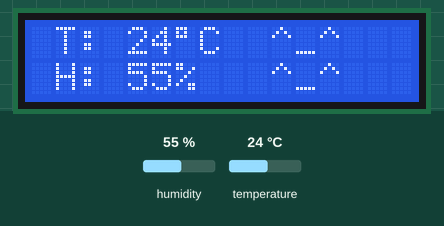
Simulated run of this sketch. Board: Arduino Uno, built with avr-gcc and run on an emulated ATmega328P. Shown: 16×2 character LCD. The inputs (shaded band) are chosen by the test bench; at power-on: temperature 24 °C, humidity 55 %. What the sketch prints to the serial monitor is not drawn.

Above: at 1.2 s.
1.3 s: temperature set to 21 °C
At 10.7 s:
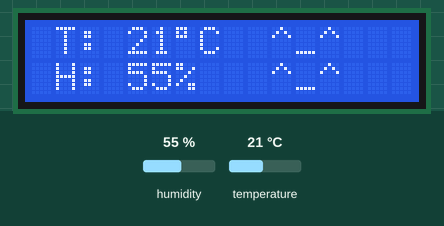
11.6 s: temperature set to 18 °C
At 20.6 s:
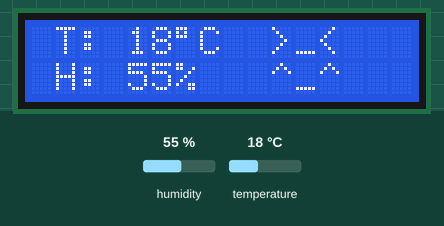
21.6 s: humidity set to 51 %
At 30.5 s:
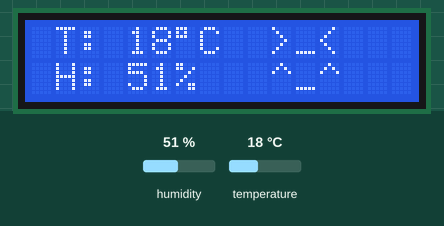
31.6 s: humidity set to 48 %
At 41.4 s:
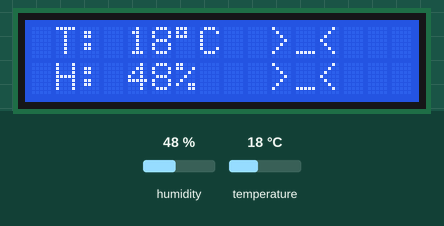
41.7 s: temperature set to 2 °C
At 51.4 s:
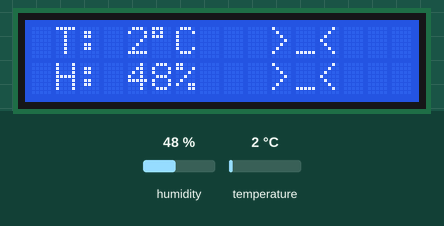
51.7 s: temperature set to 0 °C
At 61.3 s:
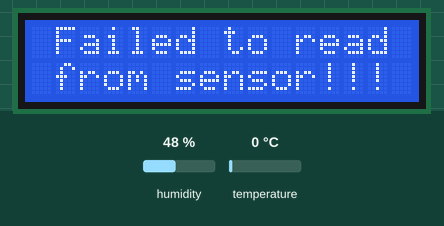
Timing chart, 0 to 62.7 s (numbered marks = the images above; inputs shaded):
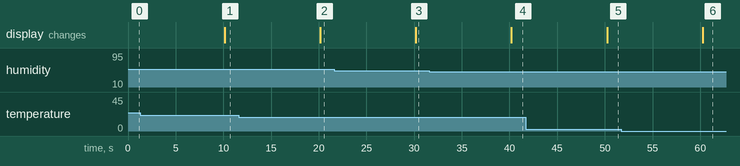

Measured:
- the behaviour switches between 20 and 19 °C on temperature (found by bisection; images 1 and 2)
- the behaviour switches between 50 and 49 % on humidity (found by bisection; images 3 and 4)
- the behaviour switches between 1 and 0 °C on temperature (found by bisection; images 5 and 6)
- after the input at 1.3 s, the display: changes after 8.8 s (image 1)
- after the input at 11.6 s, the display: changes after 8.6 s (image 2)
- after the input at 21.6 s, the display: changes after 8.6 s (image 3)
- after the input at 31.6 s, the display: changes after 8.6 s (image 4)
- after the input at 41.7 s, the display: changes after 8.5 s (image 5)
- after the input at 51.7 s, the display: changes after 8.6 s (image 6)

The sketch:

dht11_lcd_wf8266r.ino
```cpp
#include "DHT.h"
#include <LiquidCrystal.h>

/* lcd */
LiquidCrystal lcd(12, 11, 5, 4, 3, 2);

/* dht11 */
#define DHTPIN 7
#define DHTTYPE DHT11
#define DATA_LEN 10 /* keep the last 10 data of DHT11 */
DHT dht(DHTPIN, DHTTYPE);

struct {
	int index;
	float t[DATA_LEN];
	float h[DATA_LEN];
} data;

int timer_sec = 0;
float last_t = -1, last_h = -1;
String apiKey = "HOVD8QWP3JG1E0R6";

void dht11_fail()
{
	/* First Line */
	lcd.setCursor(0, 0);
	lcd.print(" Failed to read  ");

	/* Second Line */
	lcd.setCursor(0, 1);
	lcd.print(" from sensor!!!  ");

	/* Console */
	Serial.println("Failed to read from DHT");
}

void print_to_lcd(float t, float h)
{
	lcd.clear();

	/* First Line */
	lcd.setCursor(0, 0);
	lcd.print(" T: ");
	lcd.print(t, 0);
	lcd.print((char)223);
	lcd.print("C");

	lcd.setCursor(10, 0);
	if(t >= 30 || t < 20)
		lcd.print(">_<");
	else
		lcd.print("^_^");

	/* Second Line */
	lcd.setCursor(0, 1);
	lcd.print(" H: ");
	lcd.print(h, 0);
	lcd.print("%");
	lcd.setCursor(10, 1);

	if (h >= 85 || h < 50)
		lcd.print(">_<");
	else
		lcd.print("^_^");
}

void setup()
{
	int i;

	/* initial serial, lcd, and dht11 */
	Serial.begin(9600);
	lcd.begin(16, 2);
	lcd.noBlink();
	dht.begin();

	/* initial empty data */
	data.index = 0;
	for (i = 0; i < DATA_LEN; i++) {
		data.t[i] = 0;
		data.h[i] = 0;
	}
}

void loop()
{
	float t, h, total_t, total_h, average_t, average_h;
	char parameters[150];
	char str_t[3], str_h[3];
	int value_count = 0;
	int i;

	t = dht.readTemperature();
	h = dht.readHumidity();

	if (isnan(t) || isnan(h) || t < 1 || t > 50 || h < 0 || h > 100) {
		dht11_fail();
		goto out;
	}

	print_to_lcd(t, h);

	/* Print Serial /
	while (Serial.available())
		Serial.write(Serial.read()); */

	/* every 20 min: upload to thingspeak */
	if (timer_sec >= 1200) {
		total_t = 0;
		total_h = 0;

		/* get the average values from data */
		for (i = 0; i < DATA_LEN; i++) {
			if (data.t[i] > 0 && data.h[i] > 0) {
				total_t += data.t[i];
				total_h += data.h[i];
				value_count++;
			}
		}

		if (value_count > 0) {

			average_t = total_t/value_count;
			average_h = total_h/value_count;

			/* check error value */
			if (abs(average_t - t) >= 3) {
				t = average_t;
				Serial.println("get wrong temperature, replace by average_t");
			}

			if (abs(average_h - h) >= 4) {
				h = average_h;
				Serial.println("get wrong humidity, replace by average_h");
			}

		}

		/* send to thingspeak */
		dtostrf(h, 2, 0, str_h);
		dtostrf(t, 2, 0, str_t);
		sprintf(parameters, "&field1=%s&field2=%s", str_t, str_h);
		Serial.println("WTPOST+HOST:api.thingspeak.com,PORT:80,URI:update.json,DATA:api_key=HOVD8QWP3JG1E0R6" + String(parameters));
		timer_sec = 0;
	}

	/* every 2 min: save data */
	if ( timer_sec % 120 == 0) {
		data.t[timer_sec/120] = t;
		data.h[timer_sec/120] = h;
	}

out:
	timer_sec += 10;
	delay(10000);
}
```
